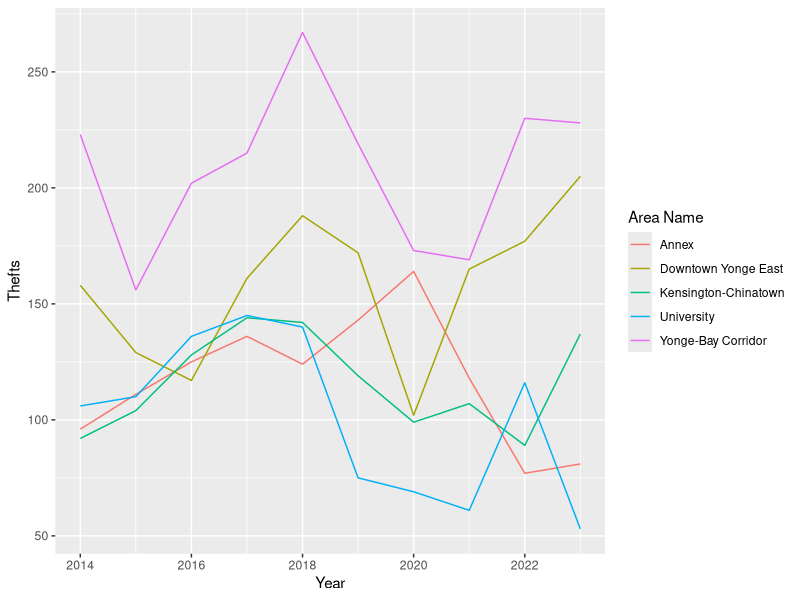
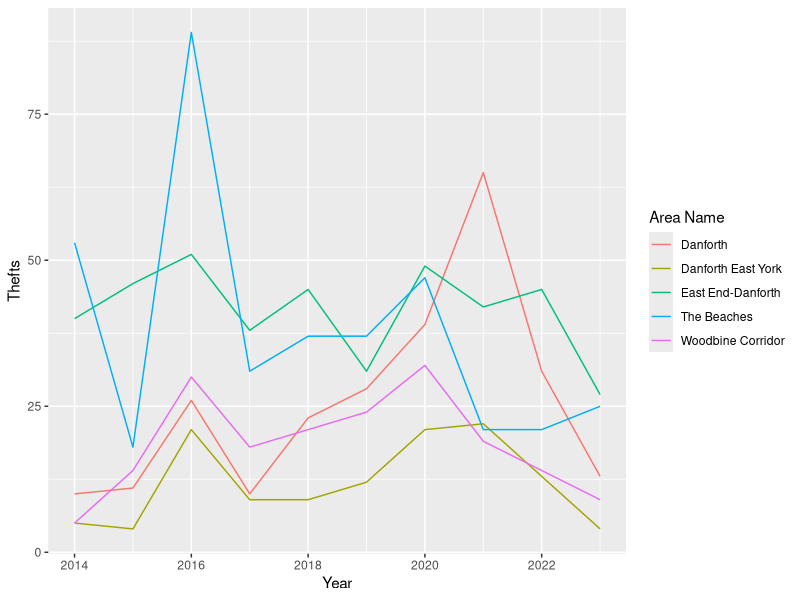

The R script that drew these images, in order:
## ---- chunk 1
library(tidyr)
library(tidyverse)
library(here)
## ---- chunk 2
long_format_data <- read.csv(here::here("outputs/data/long_data.csv"))

## ---- chunk 3
urban_list<- c("Yonge-Bay Corridor", "Annex", "University", "Kensington-Chinatown", "Downtown Yonge East")

# area_data[area %in% urban_list, ] ## restricting to only look at URBAN AREAS

area_data1 <- filter(long_format_data, AREA_NAME %in% urban_list)

plot <- ggplot(area_data1, aes(x = year, y = value, color = AREA_NAME)) +
  geom_line() + 
  labs(colour="Area Name", x ="Year", y="Thefts")


plot

## ---- chunk 4

#| echo: false

#label: (this is how you refer to the text) (citations) 
#fig-cap: (title for the graph)

suburban_list<- c("Danforth", "The Beaches", "East End-Danforth", "Danforth East York", "Woodbine Corridor")

# area_data[area %in% urban_list, ] ## restricting to only look at URBAN AREAS

area_data2 <- filter(long_format_data, AREA_NAME %in% suburban_list)

plot <- ggplot(area_data2, aes(x = year, y = value, color = AREA_NAME)) +
  geom_line()+ 
  labs(colour="Area Name", x ="Year", y="Thefts")

plot
## ---- chunk 5
#| include: false
#| warning: false
#| message: false
## below is new code from Bastion


